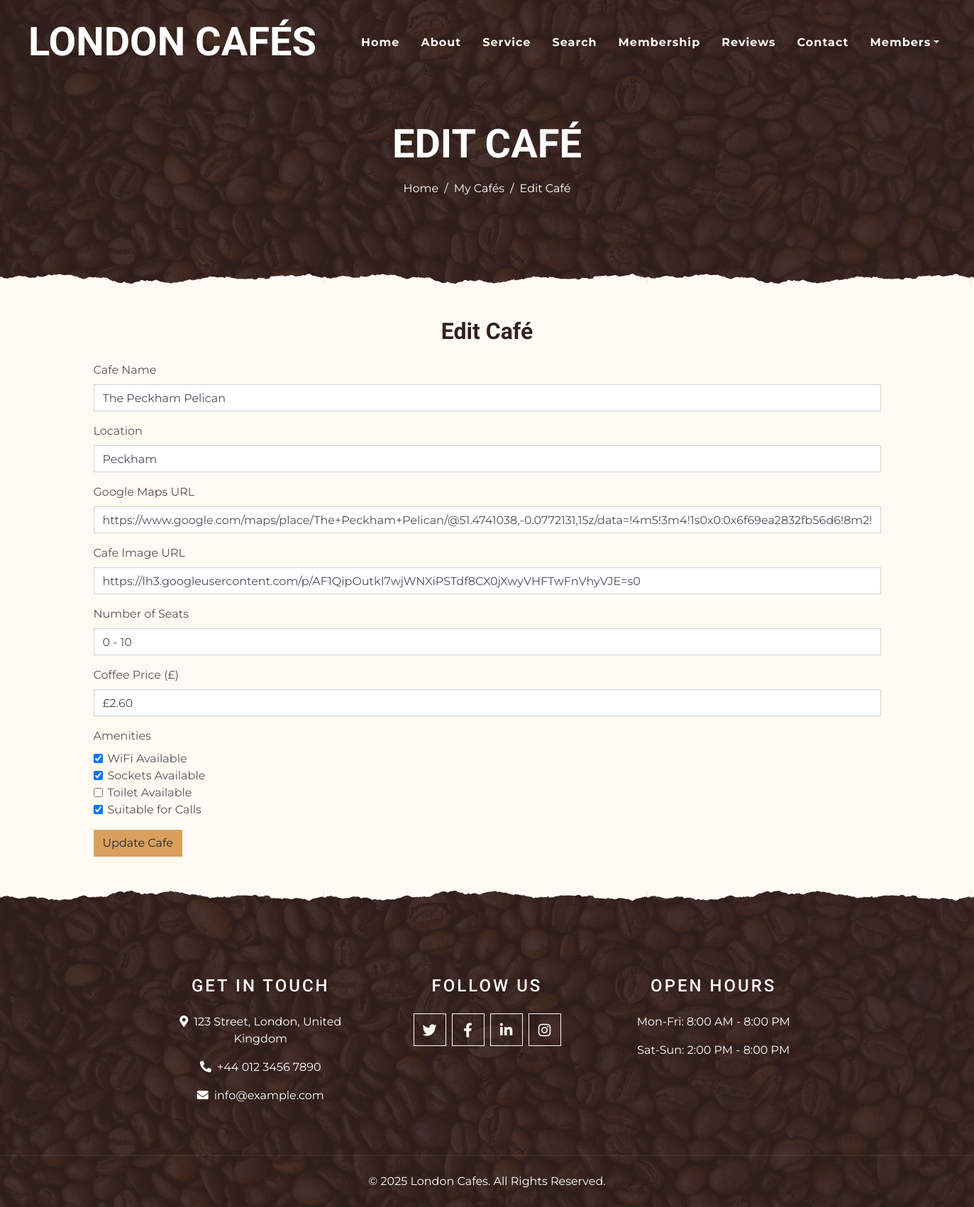
The page /edit_cafe/18 (signed in) on the database as committed earlier.
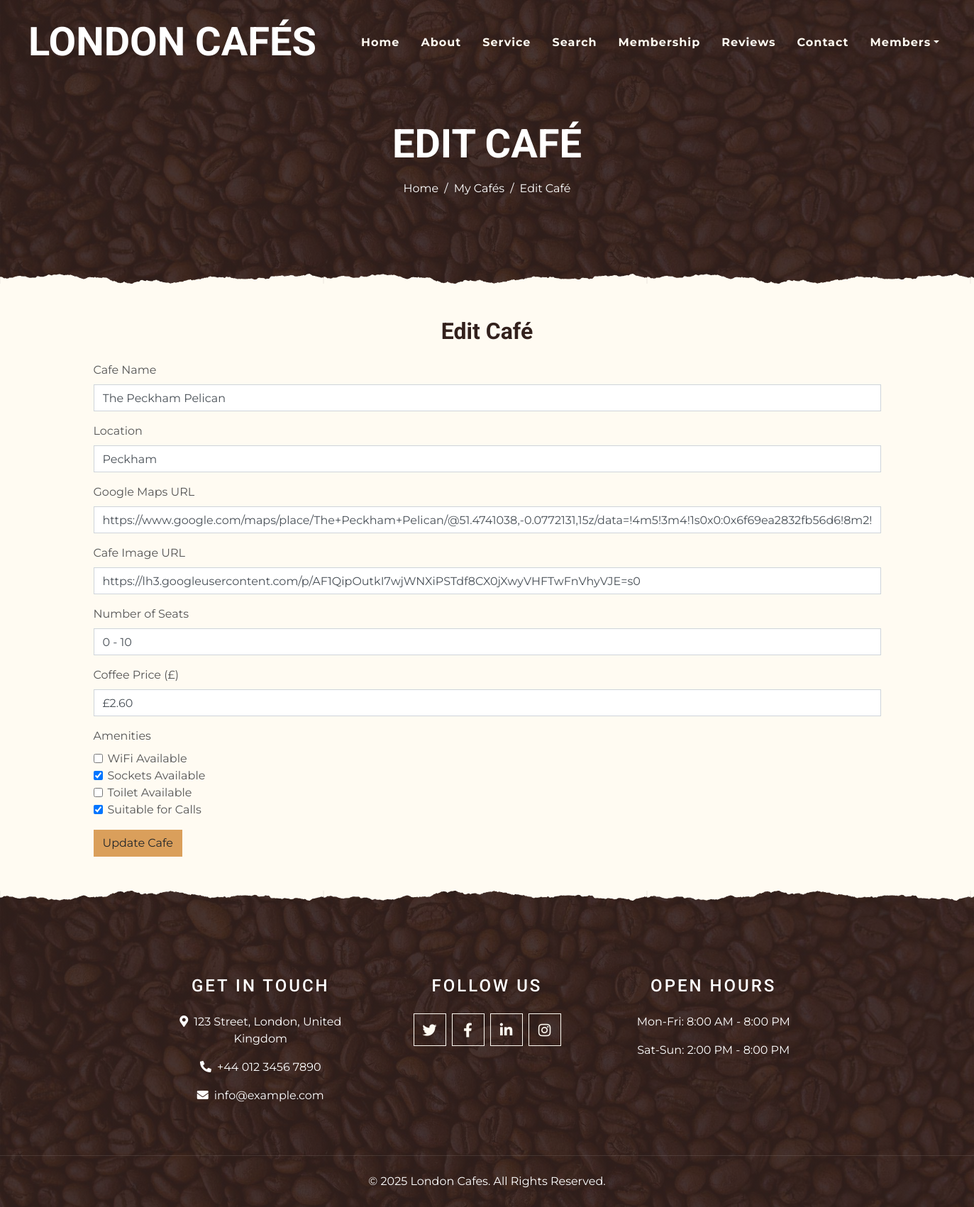
The same page on the database as committed later.
### main.py (models this page shows)
class Cafe(db.Model):
    id = db.Column(db.Integer, primary_key=True)
    name = db.Column(db.String(250), nullable=False)
    map_url = db.Column(db.String(500), nullable=False)
    img_url = db.Column(db.String(500), nullable=False)
    location = db.Column(db.String(250), nullable=False)
    has_sockets = db.Column(db.Boolean, nullable=False)
    has_toilet = db.Column(db.Boolean, nullable=False)
    has_wifi = db.Column(db.Boolean, nullable=False)
    can_take_calls = db.Column(db.Boolean, nullable=False)
    seats = db.Column(db.String(250))
    coffee_price = db.Column(db.String(50))
    user_id = db.Column(db.Integer, db.ForeignKey('user.id'), nullable=False)  # NEW
    user = db.relationship('User', backref='cafes')

### main.py (the view, shortened to what this page needs)
@app.route("/edit_cafe/<int:cafe_id>", methods=["GET", "POST"])
def edit_cafe(cafe_id):
    if 'user_id' not in session:
        flash("Please log in to view your cafés.", "warning")
        return redirect(url_for('login'))
    cafe = Cafe.query.get_or_404(cafe_id)
    return render_template("edit_cafe.html", cafe=cafe)

### templates/edit_cafe.html (shortened to what this page needs)
<!DOCTYPE html>
<html lang="en">
<head>
    <link href="https://cdnjs.cloudflare.com/ajax/libs/font-awesome/5.10.0/css/all.min.css" rel="stylesheet">
    <link href="{{ url_for('static', filename='lib/owlcarousel/assets/owl.carousel.min.css') }}" rel="stylesheet">
    <link href="{{ url_for('static', filename='lib/tempusdominus/css/tempusdominus-bootstrap-4.min.css') }}" rel="stylesheet" />
    <link href="{{ url_for('static', filename='css/style.min.css') }}" rel="stylesheet">
</head>
<body>
    {% include 'header.html' %}
    <main class="flex-fill">
        <div class="container-fluid page-header mb-5 position-relative overlay-bottom">
            <div class="d-flex flex-column align-items-center justify-content-center pt-0 pt-lg-5" style="min-height: 400px">
                <h1 class="display-4 mb-3 mt-0 mt-lg-5 text-white text-uppercase">Edit Café</h1>
                <div class="d-inline-flex mb-lg-5">
                    <p class="m-0 text-white"><a class="text-white" href="{{ url_for('home') }}">Home</a></p>
                    <p class="m-0 text-white px-2">/</p>
                    <p class="m-0 text-white"><a class="text-white" href="{{ url_for('my_cafes') }}">My Cafés</a></p>
                    <p class="m-0 text-white px-2">/</p>
                    <p class="m-0 text-white">Edit Café</p>
                </div>
            </div>
        </div>
        {% block content %}
        <div class="container mt-5">
            <h2 class="mb-4 text-center">Edit Café</h2>
            <form action="{{ url_for('edit_cafe', cafe_id=cafe.id) }}" method="POST" enctype="multipart/form-data">
                <div class="form-group mb-3">
                    <label for="name">Cafe Name</label>
                    <input type="text" class="form-control" id="name" name="name" required
                        value="{{ cafe.name }}">
                </div>
                <div class="form-group mb-3">
                    <label for="location">Location</label>
                    <input type="text" class="form-control" id="location" name="location"
                        value="{{ cafe.location }}">
                </div>
                <div class="form-group mb-3">
                    <label for="map_url">Google Maps URL</label>
                    <input type="url" class="form-control" id="map_url" name="map_url"
                        value="{{ cafe.map_url }}">
                </div>
                <div class="form-group mb-3">
                    <label for="img_url">Cafe Image URL</label>
                    <input type="url" class="form-control" id="img_url" name="img_url"
                        value="{{ cafe.img_url }}">
                </div>
                <div class="form-group mb-3">
                    <label for="seats">Number of Seats</label>
                    <input type="text" class="form-control" id="seats" name="seats"
                        value="{{ cafe.seats }}">
                </div>
                <div class="form-group mb-3">
                    <label for="coffee_price">Coffee Price (£)</label>
                    <input type="text" class="form-control" id="coffee_price" name="coffee_price"
                        value="{{ cafe.coffee_price }}">
                </div>
                <div class="form-group mb-3">
                    <label>Amenities</label>
                    <div class="form-check">
                        <input class="form-check-input" type="checkbox" id="has_wifi" name="has_wifi"
                            {% if cafe.has_wifi %} checked {% endif %}>
                        <label class="form-check-label" for="has_wifi">WiFi Available</label>
                    </div>
                    <div class="form-check">
                        <input class="form-check-input" type="checkbox" id="has_sockets" name="has_sockets"
                            {% if cafe.has_sockets %} checked {% endif %}>
                        <label class="form-check-label" for="has_sockets">Sockets Available</label>
                    </div>
                    <div class="form-check">
                        <input class="form-check-input" type="checkbox" id="has_toilet" name="has_toilet"
                            {% if cafe.has_toilet %} checked {% endif %}>
                        <label class="form-check-label" for="has_toilet">Toilet Available</label>
                    </div>
                    <div class="form-check">
                        <input class="form-check-input" type="checkbox" id="can_take_calls" name="can_take_calls"
                            {% if cafe.can_take_calls %} checked {% endif %}>
                        <label class="form-check-label" for="can_take_calls">Suitable for Calls</label>
                    </div>
                </div>
                <button type="submit" class="btn btn-primary">Update Cafe</button>
            </form>
        {% endblock %}
    </main>
    {% include 'footer.html' %}
</body>
</html>

### templates/header.html (shortened to what this page needs)
<div class="container-fluid p-0 nav-bar">
    <nav class="navbar navbar-expand-lg bg-none navbar-dark py-3">
        <a href="{{ url_for('home') }}" class="navbar-brand px-lg-4 m-0">
            <h1 class="m-0 display-4 text-uppercase text-white">London Cafés</h1>
        </a>
        <div class="collapse navbar-collapse justify-content-between" id="navbarCollapse">
            <div class="navbar-nav ml-auto p-4">
                <a href="{{ url_for('home') }}" class="nav-item nav-link">Home</a>
                <a href="{{ url_for('about') }}" class="nav-item nav-link">About</a>
                <a href="{{ url_for('service') }}" class="nav-item nav-link">Service</a>
                <a href="{{ url_for('search') }}" class="nav-item nav-link">Search</a>
                <a href="{{ url_for('membership')}}" class="nav-item nav-link">Membership</a>
                <a href="{{ url_for('testimonial') }}" class="nav-item nav-link">Reviews</a>
                <a href="{{ url_for('contact') }}" class="nav-item nav-link">Contact</a>
                {% if session.get('user_id') %}
                    <div class="nav-item dropdown">
                        <a href="#" class="nav-link dropdown-toggle" data-toggle="dropdown">Members</a>
                    </div>
                {% else %}
                    <a href="{{ url_for('login') }}" class="nav-item nav-link">Log In / Sign Up</a>
                {% endif %}
            </div>
        </div>
    </nav>
</div>

### templates/footer.html
<div class="container-fluid footer text-white mt-5 pt-5 px-0 position-relative overlay-top">
    <div class="row mx-0 pt-5 px-sm-3 px-lg-5 mt-4 d-flex justify-content-center text-center">
        <div class="col-lg-3 col-md-6 mb-5">
            <h4 class="text-white text-uppercase mb-4" style="letter-spacing: 3px;">Get In Touch</h4>
            <p><i class="fa fa-map-marker-alt mr-2"></i>123 Street, London, United Kingdom</p>
            <p><i class="fa fa-phone-alt mr-2"></i>+44 012 3456 7890</p>
            <p class="m-0"><i class="fa fa-envelope mr-2"></i>info@example.com</p>
        </div>
        <div class="col-lg-3 col-md-6 mb-5">
            <h4 class="text-white text-uppercase mb-4" style="letter-spacing: 3px;">Follow Us</h4>
            <div class="d-flex justify-content-center">
                <a class="btn btn-lg btn-outline-light btn-lg-square mr-2" href="https://twitter.com" target="_blank" title="Twitter">
                    <i class="fab fa-twitter"></i>
                </a>
                <a class="btn btn-lg btn-outline-light btn-lg-square mr-2" href="https://facebook.com" target="_blank" title="Facebook">
                    <i class="fab fa-facebook-f"></i>
                </a>
                <a class="btn btn-lg btn-outline-light btn-lg-square mr-2" href="https://linkedin.com" target="_blank" title="LinkedIn">
                    <i class="fab fa-linkedin-in"></i>
                </a>
                <a class="btn btn-lg btn-outline-light btn-lg-square" href="https://instagram.com" target="_blank" title="Instagram">
                    <i class="fab fa-instagram"></i>
                </a>
            </div>
        </div>
        <div class="col-lg-3 col-md-6 mb-5">
            <h4 class="text-white text-uppercase mb-4" style="letter-spacing: 3px;">Open Hours</h4>
            <p>Mon-Fri: 8:00 AM - 8:00 PM</p>
            <p>Sat-Sun: 2:00 PM - 8:00 PM</p>
        </div>
    </div>
    <div class="container-fluid text-center text-white border-top mt-4 py-4 px-sm-3 px-md-5"
         style="border-color: rgba(256, 256, 256, .1) !important;">
        <p class="m-0 text-white">&copy; 2025 London Cafes. All Rights Reserved.</p>
    </div>
</div>

Rows that differ between the two databases and show on the page:
changed Cafe "The Peckham Pelican": has_wifi "☑" → "☐"
